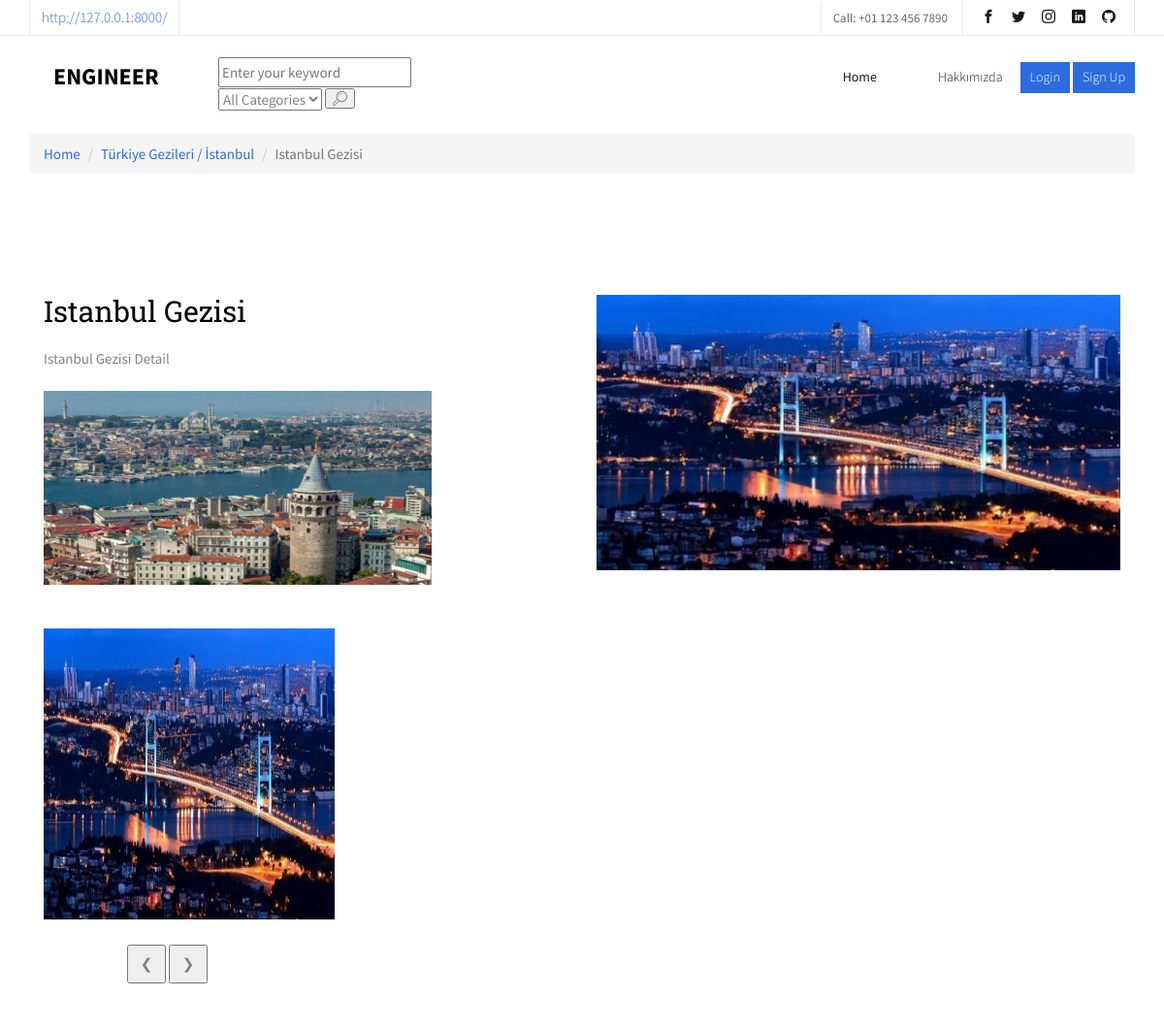
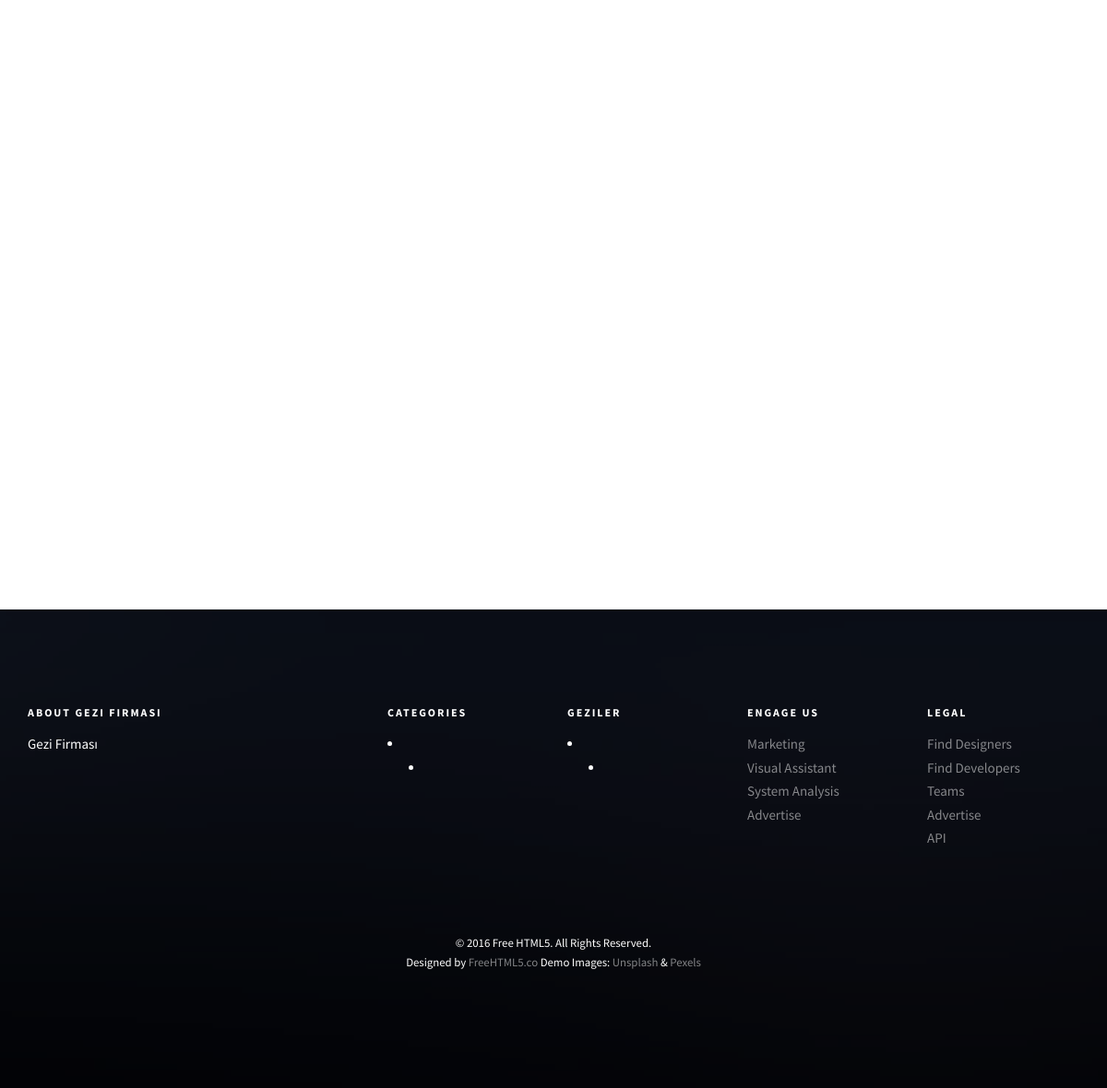
The app's page /content/1/istanbul-gezisi with its own data (2 pictures, top to bottom).
### content/models.py (models this page shows, shortened)
class Content(models.Model):
    STATUS = (
        ('True', 'Evet'),
        ('False', 'Hayır'),
    )
    category = models.ForeignKey(Category, on_delete=models.CASCADE)
    title = models.CharField(max_length=150)
    keywords = models.CharField(blank=True, max_length=255)
    description = models.CharField(blank=True, max_length=255)
    image = models.ImageField(blank=True, upload_to='images/')
    detail = RichTextUploadingField()
    slug = models.SlugField(null=False, unique=True)
    status = models.CharField(max_length=10, choices=STATUS)
    parent = models.ForeignKey('self', blank=True, null=True, related_name='children', on_delete=models.CASCADE)
    create_at = models.DateTimeField(auto_now_add=True)
    update_at = models.DateTimeField(auto_now=True)
    def get_image_tag(self):
        if self.image:
            return mark_safe('<img src="{}" height="50"/>'.format(self.image.url))
    get_image_tag.short_description = 'Image'

class Category(MPTTModel):
    STATUS =(
        ('True', 'Evet'),
        ('False', 'Hayır'),
    )
    title = models.CharField(max_length=100)
    keywords = models.CharField(blank=True, max_length=255)
    description = models.CharField(blank=True, max_length=255)
    image = models.ImageField(blank=True, upload_to='images/')
    status = models.CharField(max_length=10, choices=STATUS)
    slug = models.SlugField(null=False, unique=True)
    parent = TreeForeignKey('self', blank=True, null=True, related_name='children', on_delete=models.CASCADE)
    create_at = models.DateTimeField(auto_now_add=True)
    update_at = models.DateTimeField(auto_now=True)
    class MPTTMeta:
        order_insertion_by = ['title']
    def __str__(self):
        full_path = [self.title]
        k = self.parent
        while k is not None:
            full_path.append(k.title)
            k = k.parent
        return ' / ' .join(full_path[::-1])
    def get_image_tag(self):
        if self.image:
            return mark_safe('<img src="{}" height="50"/>'.format(self.image.url))
    get_image_tag.short_description = 'Image'

class Images(models.Model):
    content = models.ForeignKey(Content, on_delete=models.CASCADE)
    title = models.CharField(max_length=50, blank=True)
    image = models.ImageField(blank=True, upload_to='images/')
    def get_image_tag(self):
        if self.image:
            return mark_safe('<img src="{}" height="50"/>'.format(self.image.url))
    get_image_tag.short_description = 'Image'

### home/models.py (models this page shows, shortened)
class Settings(models.Model):
    STATUS = (
        ('True', 'Evet'),
        ('False', 'Hayır'),
    )
    title = models.CharField(max_length=150)
    keywords = models.CharField(max_length=255)
    description = models.CharField(max_length=255)
    company = models.CharField(max_length=50)
    address = models.CharField(blank=True, max_length=150)
    phone = models.CharField(blank=True, max_length=15)
    fax = models.CharField(blank=True, max_length=15)
    email = models.CharField(blank=True, max_length=50)
    smtp_server = models.CharField(blank=True, max_length=20)
    smtp_email = models.CharField(blank=True, max_length=20)
    smtp_password = models.CharField(blank=True, max_length=20)
    smtp_port = models.CharField(blank=True, max_length=20)
    icon = models.ImageField(blank=True, upload_to='images/')
    facebook = models.CharField(max_length=50)
    instagram = models.CharField(max_length=50)
    twitter = models.CharField(max_length=50)
    about_us = RichTextUploadingField(blank=True)
    contact = RichTextUploadingField(blank=True)
    references = RichTextUploadingField(blank=True)
    status = models.CharField(max_length=10, choices=STATUS)
    create_at = models.DateTimeField(auto_now_add=True)
    update_at = models.DateTimeField(auto_now=True)

### home/views.py (the view)
# urls.py: path('content/<int:id>/<slug:slug>', views.content_detail, name='content_detail'),
def content_detail(request, id, slug):
    category = Category.objects.all()
    settings = Settings.objects.get(pk=1)
    content = Content.objects.get(pk=id)
    images = Images.objects.filter(content_id=id)
    comments = Comment.objects.filter(content_id=id, status='True')
    context = {'category': category,
               'images': images,
               'settings': settings,
               'comments': comments,
               'content': content}
    return render(request, 'content_detail.html', context)

### home/context_processors.py (called while the page is built)
def category(request):
    return {
        'category': Category.objects.all(),
        'settings': Settings.objects.get(pk=1),
        'content': Content.objects.all()
    }

### home/templates/content_detail.html (shortened to what this page needs)
{% extends "homebase.html" %}
	    {% load static %}
{% block content %}
    <div id="breadcrumb">
        <div class="container">
            <ul class="breadcrumb">
                <li><a href="/">Home</a></li>
                <li><a href="/category/{{ content.category_id }}/{{ content.category.slug }}">{{ content.category }}</a></li>
                <li class="active">{{ content.title }}</li>
            </ul>
        </div>
    </div>
    <div id="fh5co-about">
        <div class="container">
            <div class="col-md-6 animate-box">
                <h2>{{ content.title }}</h2>
                <p>{{ content.detail | safe }}</p>
            </div>
            <div class="col-md-6">
                <img class="img-responsive" src="{{ content.image.url }}" alt="Free HTML5 Bootstrap Template">
            </div>
        </div>
        <br>
        <div class="container">
            <div class="col-md-3 text-center">
                 {% for rs in images %}
                    <img class="mySlides" src="{{ rs.image.url }}" style="width:300px; height:300px">
                 {% endfor %}
                <br>
                 <button style="width:40px; height:40px;" class="w3-button w3-black w3-display-left" onclick="plusDivs(-1)">&#10094;</button>
                 <button style="width:40px; height:40px;" class="w3-button w3-black w3-display-right" onclick="plusDivs(1)">&#10095;</button>
            </div>
            <br><br>
        </div>
        <br>
        <br>
        <div class="container">
        </div>
	</div>
{% endblock %}

### home/templates/footer.html (shortened to what this page needs)
{% load static %}
	<footer id="fh5co-footer" role="contentinfo" style="background-image: url(static/images/img_bg_4.jpg);">
		<div class="overlay"></div>
		<div class="container">
			<div class="row row-pb-md">
				<div class="col-md-3 fh5co-widget">
					<h3>About {{ settings.company }}</h3>
					<p>{{ settings.description }}</p>
				</div>
				<div class="col-md-2 col-sm-4 col-xs-6 col-md-push-1 fh5co-widget">
					<h3>Categories</h3>
                        {% load mptt_tags %}
                        {% recursetree category %}
                             <li>
                                {% if not node.is_leaf_node %}
                                    <ul>
                                        <li><a href="#">{{  children }}</a></li>
                                    </ul>
                                {% endif %}
                            </li>
                        {% endrecursetree %}
				</div>
				<div class="col-md-2 col-sm-4 col-xs-6 col-md-push-1 fh5co-widget">
					<h3>Geziler</h3>
                {% load mptt_tags %}
                        {% recursetree category %}
                             <li>
                                {% if not node.is_leaf_node %}
                                    <ul>
                                        <li><a href="#">{{  children }}</a></li>
                                    </ul>
                                {% endif %}
                            </li>
                        {% endrecursetree %}
				</div>
				<div class="col-md-2 col-sm-4 col-xs-6 col-md-push-1 fh5co-widget">
					<h3>Engage us</h3>
					<ul class="fh5co-footer-links">
						<li><a href="#">Marketing</a></li>
						<li><a href="#">Visual Assistant</a></li>
						<li><a href="#">System Analysis</a></li>
						<li><a href="#">Advertise</a></li>
					</ul>
				</div>
				<div class="col-md-2 col-sm-4 col-xs-6 col-md-push-1 fh5co-widget">
					<h3>Legal</h3>
					<ul class="fh5co-footer-links">
						<li><a href="#">Find Designers</a></li>
						<li><a href="#">Find Developers</a></li>
						<li><a href="#">Teams</a></li>
						<li><a href="#">Advertise</a></li>
						<li><a href="#">API</a></li>
					</ul>
				</div>
			</div>
			<div class="row copyright">
				<div class="col-md-12 text-center">
					<p>
						<small class="block">&copy; 2016 Free HTML5. All Rights Reserved.</small>
						<small class="block">Designed by <a href="http://freehtml5.co/" target="_blank">FreeHTML5.co</a> Demo Images: <a href="http://unsplash.co/" target="_blank">Unsplash</a> &amp; <a href="https://www.pexels.com/" target="_blank">Pexels</a></small>
					</p>
				</div>
			</div>
		</div>
	</footer>
	</div>

### home/static/css/style.css (style rules this page uses)
body { font-family: "Source Sans Pro", Arial, sans-serif; font-weight: 400; font-size: 15px; line-height: 1.7; color: #828282; background: #fff; }
a { color: #2D6CDF; -webkit-transition: 0.5s; -o-transition: 0.5s; transition: 0.5s; }
p { margin-bottom: 20px; }
h1, h2, h3, h4, h5, h6, figure { color: #000; font-family: "Roboto Slab", serif; font-weight: 400; margin: 0 0 20px 0; }
#fh5co-course-categories, #fh5co-counter, #fh5co-course, #fh5co-register, #fh5co-pricing, #fh5co-testimonial, #fh5co-blog, #fh5co-about, #fh5co-staff, #fh5co-contact, #fh5co-footer { padding: 7em 0; clear: both; }
#fh5co-footer { background: #efefef; background-size: cover; background-position: center center; background-repeat: no-repeat; position: relative; color: #fff !important; }
#fh5co-footer .overlay { position: absolute; top: 0; left: 0; right: 0; bottom: 0; background: rgba(0, 0, 0, 0.85); -webkit-transition: 0.5s; -o-transition: 0.5s; transition: 0.5s; }
#fh5co-footer .fh5co-footer-links { padding: 0; margin: 0; }
#fh5co-footer .fh5co-footer-links li { padding: 0; margin: 0; list-style: none; }
#fh5co-footer .fh5co-footer-links li a { color: rgba(255, 255, 255, 0.5); text-decoration: none; }
#fh5co-footer .fh5co-widget { margin-bottom: 30px; }
#fh5co-footer .fh5co-widget h3 { margin-bottom: 15px; font-weight: bold; font-size: 12px; letter-spacing: 2px; text-transform: uppercase; font-family: "Source Sans Pro", Arial, sans-serif; color: #fff; }
#fh5co-footer .copyright .block { display: block; }
#fh5co-footer .copyright .block a { color: rgba(255, 255, 255, 0.5); }
.row-pb-md { padding-bottom: 4em !important; }
.js .animate-box { opacity: 0; }

### records on screen
Content: category "Türkiye Gezileri / İstanbul", title "Istanbul Gezisi", detail "Istanbul Gezisi Detail", detail (picture), image (picture)
Images: image (picture)
Settings: company "GEZI FIRMASI", description "Gezi Firması"
